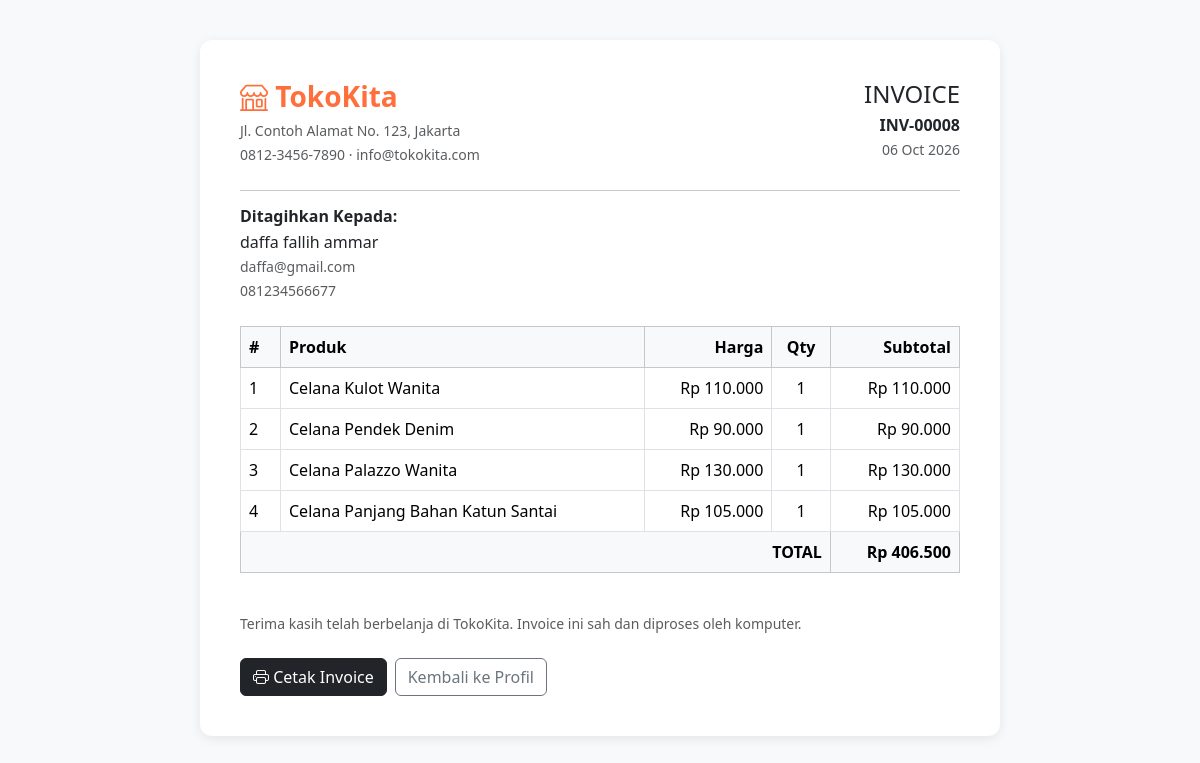
The page /invoice.php?id=8 (signed in) on the database its author committed.
### tables this page shows
CREATE TABLE `tb_transaksi` (
  `id_transaksi` int NOT NULL,
  `id_pelanggan` int NOT NULL,
  `tanggal` date NOT NULL,
  `total_harga` int NOT NULL
);

CREATE TABLE `tb_user` (
  `id` int NOT NULL,
  `nama` varchar(255) DEFAULT NULL,
  `email` varchar(255) DEFAULT NULL,
  `username` varchar(255) NOT NULL,
  `password` varchar(255) NOT NULL,
  `hp` varchar(255) DEFAULT NULL,
  `alamat` varchar(255) DEFAULT NULL,
  `role` enum('admin','pelanggan') NOT NULL
);

CREATE TABLE `tb_detail` (
  `id_detail` int NOT NULL,
  `id_transaksi` int NOT NULL,
  `id_produk` int NOT NULL,
  `jumlah` int NOT NULL
);

CREATE TABLE `tb_produk` (
  `id` int NOT NULL,
  `nama` varchar(255) NOT NULL,
  `harga` int NOT NULL,
  `stok` int NOT NULL,
  `foto` text NOT NULL,
  `id_kategori` int DEFAULT NULL,
  `deskripsi` text NOT NULL
);

### invoice.php (the view, shortened to what this page needs)
<?php
include "koneksi.php";
$id_user      = (int) $_SESSION['user_id'];
$id_transaksi = isset($_GET['id']) ? (int) $_GET['id'] : 0;
$stmt = mysqli_prepare(
    $koneksi,
    "SELECT t.id_transaksi, t.tanggal, t.total_harga,
            u.nama, u.email, u.hp, u.alamat
     FROM tb_transaksi t
     JOIN tb_user u ON t.id_pelanggan = u.id
     WHERE t.id_transaksi = ? AND t.id_pelanggan = ?"
);
mysqli_stmt_bind_param($stmt, "ii", $id_transaksi, $id_user);
mysqli_stmt_execute($stmt);
$trx = mysqli_fetch_assoc(mysqli_stmt_get_result($stmt));
$detail = [];
$stmt = mysqli_prepare(
    $koneksi,
    "SELECT d.jumlah, p.nama, p.harga
     FROM tb_detail d
     JOIN tb_produk p ON d.id_produk = p.id
     WHERE d.id_transaksi = ?"
);
mysqli_stmt_bind_param($stmt, "i", $id_transaksi);
mysqli_stmt_execute($stmt);
$res = mysqli_stmt_get_result($stmt);
while ($row = mysqli_fetch_assoc($res)) {
    $detail[] = $row;
}
?>
<!DOCTYPE html>
<html lang="id">
<head>
<link href="https://cdn.jsdelivr.net/npm/bootstrap@5.3.3/dist/css/bootstrap.min.css" rel="stylesheet">
<link rel="stylesheet" href="https://cdn.jsdelivr.net/npm/bootstrap-icons@1.11.3/font/bootstrap-icons.css">
</head>
<body>
<div class="invoice-box">
  <div class="d-flex justify-content-between align-items-start flex-wrap mb-4">
    <div>
      <h3 class="brand mb-1"><i class="bi bi-shop"></i> TokoKita</h3>
      <small class="text-muted">
        Jl. Contoh Alamat No. 123, Jakarta<br>
        0812-3456-7890 &middot; info@tokokita.com
      </small>
    </div>
    <div class="text-end">
      <h4 class="mb-1">INVOICE</h4>
      <div class="fw-semibold">INV-<?= str_pad($trx['id_transaksi'], 5, "0", STR_PAD_LEFT) ?></div>
      <small class="text-muted"><?= date("d M Y", strtotime($trx['tanggal'])) ?></small>
    </div>
  </div>
  <hr>
  <div class="mb-4">
    <h6 class="fw-bold mb-1">Ditagihkan Kepada:</h6>
    <div><?= htmlspecialchars(trim($trx['nama'])) ?></div>
    <small class="text-muted">
      <?= htmlspecialchars($trx['email']) ?><br>
      <?= htmlspecialchars($trx['hp']) ?><br>
    </small>
  </div>
  <div class="table-responsive">
    <table class="table table-bordered align-middle">
      <thead class="table-light">
        <tr>
          <th style="width:40px;">#</th>
          <th>Produk</th>
          <th class="text-end">Harga</th>
          <th class="text-center">Qty</th>
          <th class="text-end">Subtotal</th>
        </tr>
      </thead>
      <tbody>
        <?php $no = 1; foreach ($detail as $d): ?>
          <tr>
            <td><?= $no++ ?></td>
            <td><?= htmlspecialchars($d['nama']) ?></td>
            <td class="text-end">Rp <?= number_format($d['harga'], 0, ',', '.') ?></td>
            <td class="text-center"><?= (int) $d['jumlah'] ?></td>
            <td class="text-end">Rp <?= number_format($d['harga'] * $d['jumlah'], 0, ',', '.') ?></td>
          </tr>
        <?php endforeach; ?>
      </tbody>
      <tfoot>
        <tr class="table-light">
          <th colspan="4" class="text-end">TOTAL</th>
          <th class="text-end brand">Rp <?= number_format($trx['total_harga'], 0, ',', '.') ?></th>
        </tr>
      </tfoot>
    </table>
  </div>
  <p class="text-muted small mt-4 mb-4">
    Terima kasih telah berbelanja di TokoKita. Invoice ini sah dan diproses oleh komputer.
  </p>
  <div class="no-print d-flex gap-2">
    <button onclick="window.print()" class="btn btn-dark"><i class="bi bi-printer"></i> Cetak Invoice</button>
    <a href="profile.php" class="btn btn-outline-secondary">Kembali ke Profil</a>
  </div>
</div>
</body>
</html>

### invoice.php (style rules this page uses)
body { font-family:'Segoe UI', sans-serif; background:#f8f9fa; }
.invoice-box { background:#fff; max-width:800px; margin:40px auto; padding:40px; border-radius:12px; box-shadow:0 3px 12px rgba(0,0,0,0.08); }
.brand { color:#ff6f3c; font-weight:700; }

### rows shown on the page
tb_transaksi: id_transaksi "00008", tanggal "06 Oct 2026", id_pelanggan.nama "daffa fallih ammar", id_pelanggan.email "daffa@gmail.com", id_pelanggan.hp "081234566677", total_harga "406.500"
tb_detail: id_produk.nama "Celana Kulot Wanita", id_produk.harga "110.000", jumlah "1", $d['harga'] * $d['jumlah'] "110.000"
tb_detail: id_produk.nama "Celana Pendek Denim", id_produk.harga "90.000", jumlah "1", $d['harga'] * $d['jumlah'] "90.000"
tb_detail: id_produk.nama "Celana Palazzo Wanita", id_produk.harga "130.000", jumlah "1", $d['harga'] * $d['jumlah'] "130.000"
tb_detail: id_produk.nama "Celana Panjang Bahan Katun Santai", id_produk.harga "105.000", jumlah "1", $d['harga'] * $d['jumlah'] "105.000"
